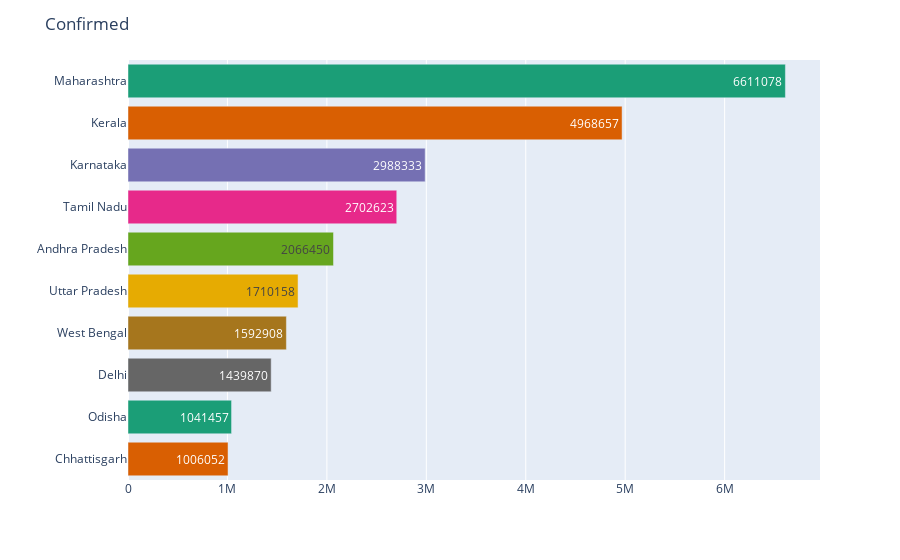

The cell this chart's notebook holds for it:
### Code cell
plot_topn_states('Confirmed',  10)

### Figure 1 — Plotly figure (JSON) as saved in the notebook; plotly's stock layout.template omitted (floating-point values rounded to 4 significant figures)
{"data": [{"alignmentgroup": "True", "hovertemplate": "State=%{y}<br>Confirmed=%{text}<extra></extra>", "legendgroup": "Maharashtra", "marker": {"color": "rgb(27,158,119)", "pattern": {"shape": ""}}, "name": "Maharashtra", "offsetgroup": "Maharashtra", "orientation": "h", "showlegend": true, "text": [6611078], "textposition": "auto", "type": "bar", "x": [6611078], "xaxis": "x", "y": ["Maharashtra"], "yaxis": "y"}, {"alignmentgroup": "True", "hovertemplate": "State=%{y}<br>Confirmed=%{text}<extra></extra>", "legendgroup": "Kerala", "marker": {"color": "rgb(217,95,2)", "pattern": {"shape": ""}}, "name": "Kerala", "offsetgroup": "Kerala", "orientation": "h", "showlegend": true, "text": [4968657], "textposition": "auto", "type": "bar", "x": [4968657], "xaxis": "x", "y": ["Kerala"], "yaxis": "y"}, {"alignmentgroup": "True", "hovertemplate": "State=%{y}<br>Confirmed=%{text}<extra></extra>", "legendgroup": "Karnataka", "marker": {"color": "rgb(117,112,179)", "pattern": {"shape": ""}}, "name": "Karnataka", "offsetgroup": "Karnataka", "orientation": "h", "showlegend": true, "text": [2988333], "textposition": "auto", "type": "bar", "x": [2988333], "xaxis": "x", "y": ["Karnataka"], "yaxis": "y"}, {"alignmentgroup": "True", "hovertemplate": "State=%{y}<br>Confirmed=%{text}<extra></extra>", "legendgroup": "Tamil Nadu", "marker": {"color": "rgb(231,41,138)", "pattern": {"shape": ""}}, "name": "Tamil Nadu", "offsetgroup": "Tamil Nadu", "orientation": "h", "showlegend": true, "text": [2702623], "textposition": "auto", "type": "bar", "x": [2702623], "xaxis": "x", "y": ["Tamil Nadu"], "yaxis": "y"}, {"alignmentgroup": "True", "hovertemplate": "State=%{y}<br>Confirmed=%{text}<extra></extra>", "legendgroup": "Andhra Pradesh", "marker": {"color": "rgb(102,166,30)", "pattern": {"shape": ""}}, "name": "Andhra Pradesh", "offsetgroup": "Andhra Pradesh", "orientation": "h", "showlegend": true, "text": [2066450], "textposition": "auto", "type": "bar", "x": [2066450], "xaxis": "x", "y": ["Andhra Pradesh"], "yaxis": "y"}, {"alignmentgroup": "True", "hovertemplate": "State=%{y}<br>Confirmed=%{text}<extra></extra>", "legendgroup": "Uttar Pradesh", "marker": {"color": "rgb(230,171,2)", "pattern": {"shape": ""}}, "name": "Uttar Pradesh", "offsetgroup": "Uttar Pradesh", "orientation": "h", "showlegend": true, "text": [1710158], "textposition": "auto", "type": "bar", "x": [1710158], "xaxis": "x", "y": ["Uttar Pradesh"], "yaxis": "y"}, {"alignmentgroup": "True", "hovertemplate": "State=%{y}<br>Confirmed=%{text}<extra></extra>", "legendgroup": "West Bengal", "marker": {"color": "rgb(166,118,29)", "pattern": {"shape": ""}}, "name": "West Bengal", "offsetgroup": "West Bengal", "orientation": "h", "showlegend": true, "text": [1592908], "textposition": "auto", "type": "bar", "x": [1592908], "xaxis": "x", "y": ["West Bengal"], "yaxis": "y"}, {"alignmentgroup": "True", "hovertemplate": "State=%{y}<br>Confirmed=%{text}<extra></extra>", "legendgroup": "Delhi", "marker": {"color": "rgb(102,102,102)", "pattern": {"shape": ""}}, "name": "Delhi", "offsetgroup": "Delhi", "orientation": "h", "showlegend": true, "text": [1439870], "textposition": "auto", "type": "bar", "x": [1439870], "xaxis": "x", "y": ["Delhi"], "yaxis": "y"}, {"alignmentgroup": "True", "hovertemplate": "State=%{y}<br>Confirmed=%{text}<extra></extra>", "legendgroup": "Odisha", "marker": {"color": "rgb(27,158,119)", "pattern": {"shape": ""}}, "name": "Odisha", "offsetgroup": "Odisha", "orientation": "h", "showlegend": true, "text": [1041457], "textposition": "auto", "type": "bar", "x": [1041457], "xaxis": "x", "y": ["Odisha"], "yaxis": "y"}, {"alignmentgroup": "True", "hovertemplate": "State=%{y}<br>Confirmed=%{text}<extra></extra>", "legendgroup": "Chhattisgarh", "marker": {"color": "rgb(217,95,2)", "pattern": {"shape": ""}}, "name": "Chhattisgarh", "offsetgroup": "Chhattisgarh", "orientation": "h", "showlegend": true, "text": [1006052], "textposition": "auto", "type": "bar", "x": [1006052], "xaxis": "x", "y": ["Chhattisgarh"], "yaxis": "y"}], "layout": {"barmode": "relative", "legend": {"title": {"text": "State"}, "tracegroupgap": 0}, "margin": {"t": 60}, "showlegend": false, "title": {"text": "Confirmed"}, "xaxis": {"anchor": "y", "domain": [0, 1], "title": {"text": ""}}, "yaxis": {"anchor": "x", "categoryarray": ["Chhattisgarh", "Odisha", "Delhi", "West Bengal", "Uttar Pradesh", "Andhra Pradesh", "Tamil Nadu", "Karnataka", "Kerala", "Maharashtra"], "categoryorder": "total ascending", "domain": [0, 1], "title": {"text": ""}}}}
